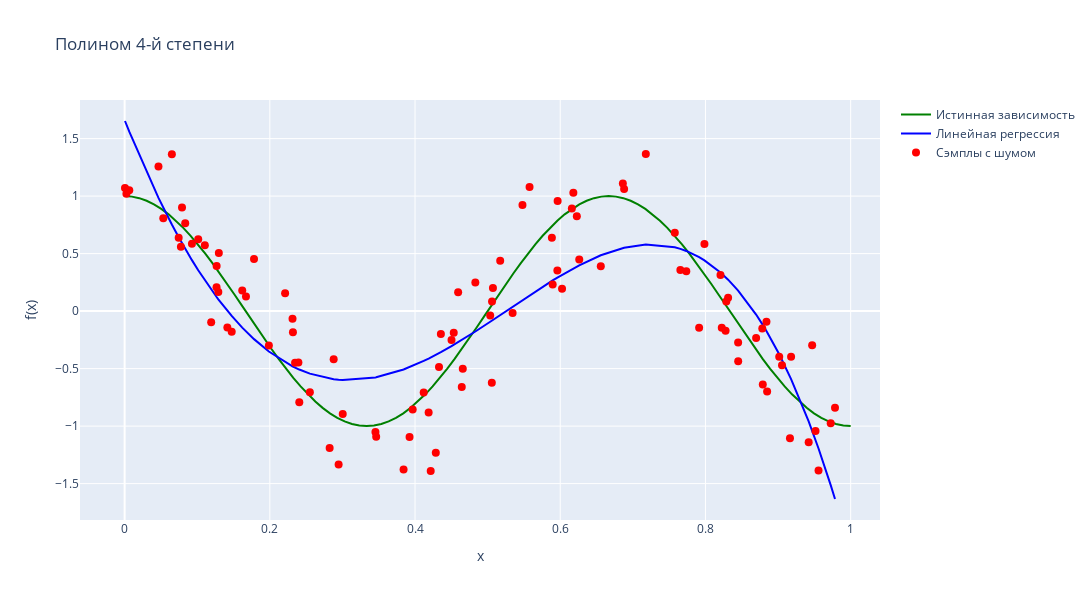

Here is the notebook cell this chart was saved with:
### Code cell
fig = go.Figure()

fig.add_trace(go.Scatter(
    x=x_true, y=y_true, mode='lines',
    name='Истинная зависимость',
    line=dict(color='green')
))

fig.add_trace(go.Scatter(
    x=x_sorted.flatten(), y=y_hat_sorted, mode='lines',
    name='Линейная регрессия',
    line=dict(color='blue')
))

fig.add_trace(go.Scatter(
    x=X.flatten(), y=y, mode='markers',
    name='Сэмплы с шумом',
    marker=dict(color='red', size=8)
))

fig.update_layout(
    title='Полином 4-й степени',
    xaxis_title='x',
    yaxis_title='f(x)',
    height=600,
    width=1200
)

fig.show()
